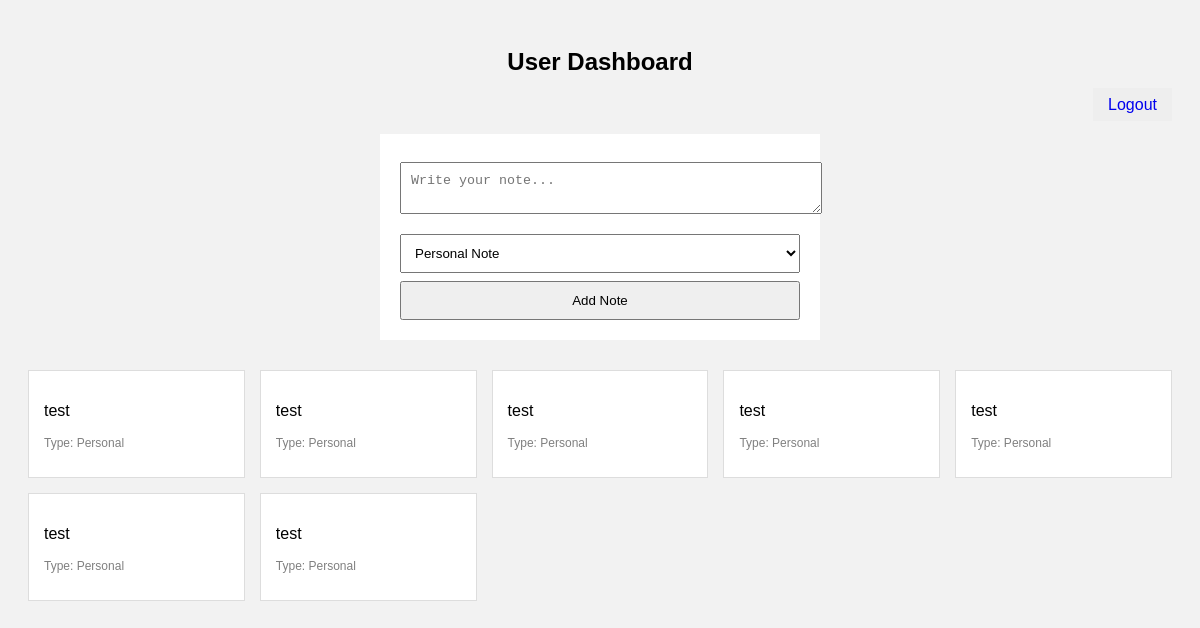
Screenshot of /user/ (signed in) with the database file from the repository.
### notes/models.py (models this page shows, shortened)
class Notes(models.Model):
    user = models.ForeignKey(User, on_delete=models.CASCADE)
    notes = models.TextField()
    is_work = models.BooleanField(default=False)
    deletion_request = models.BooleanField(default=False)
    manager_request = models.CharField(
        max_length=20,
        choices=(('pending', 'Pending'),
                 ('approved', 'Approved'),
                 ('rejected', 'Rejected')),
        default='pending'
    )
    is_active = models.BooleanField(default=True)

### notes/views.py (the view)
# urls.py: path("user/", views.user_dashboard, name="user_dashboard"),
@login_required
def user_dashboard(request):
    notes = Notes.objects.filter(user=request.user)
    return render(request, "notes/user_dashboard.html", {"notes": notes})

### notes/templates/notes/user_dashboard.html (shortened to what this page needs)
<!doctype html>
<html>
<head>
</head>
<body>
<h2>User Dashboard</h2>
<div style="text-align:right; margin-bottom:20px;">
    <a href="{% url 'logout' %}"
       style="padding:8px 15px; background:#eee; text-decoration:none;">
       Logout
    </a>
</div>
<div class="form-box">
    <form method="post" action="{% url 'add_note' %}">
        <textarea name="note" placeholder="Write your note..." required></textarea>
        <select name="is_work">
            <option value="False">Personal Note</option>
        </select>
        <button type="submit">Add Note</button>
    </form>
</div>
<div class="notes-container">
    {% for note in notes %}
        {% if note.is_active %}
        <div class="card">
            <p>{{ note.notes }}</p>
            {% if note.is_work %}
                <p class="small">Type: Work</p>
                <p class="small">Manager Status: {{ note.manager_request }}</p>
            {% else %}
                <p class="small">Type: Personal</p>
            {% endif %}
        </div>
        {% endif %}
    {% empty %}
        <p>No Notes Found</p>
    {% endfor %}
</div>
</body>
</html>

### notes/templates/notes/user_dashboard.html (style rules this page uses)
body { font-family:Arial; background:#f2f2f2; padding:20px; }
h2 { text-align:center; }
.form-box { width:400px; margin:20px auto; background:#fff; padding:20px; }
input, textarea, select { width:100%; padding:10px; margin:8px 0; }
button { width:100%; padding:10px; }
.notes-container { display:grid; grid-template-columns:repeat(auto-fit, minmax(200px,1fr)); gap:15px; margin-top:30px; }
.card { background:#fff; padding:15px; border:1px solid #ddd; }
.small { font-size:12px; color:gray; }

### rows the page displays
Notes: notes "test", is_work "Type: Personal"
Notes: notes "test", is_work "Type: Personal"
Notes: notes "test", is_work "Type: Personal"
Notes: notes "test", is_work "Type: Personal"
Notes: notes "test", is_work "Type: Personal"
Notes: notes "test", is_work "Type: Personal"
Notes: notes "test", is_work "Type: Personal"
